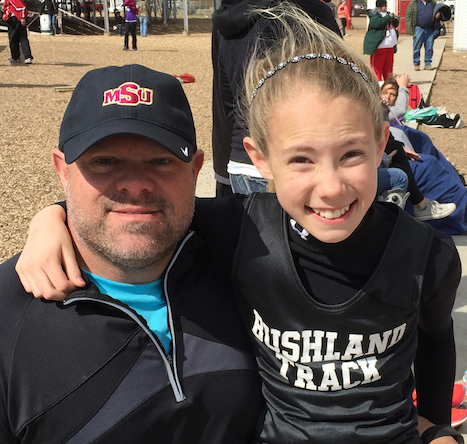
#> input picture Assignments/Program-03/kenzie_and_terry.png, 467 x 444 px
$ python image_editor_starter.py   (Python 2 division)   (older library calls are emulated)
#> lines starting #> are read from the running program, lines starting #| are printed output that depends on the picture
"""
http://effbot.org/imagingbook/image.htm
http://www.textfiles.com/art/
http://www.tutorialspoint.com/python/python_files_io.htm
"""

from PIL import Image
import os
import sys
from PIL import Image, ImageDraw, ImageFont, ImageFilter
import random


class ImageAscii(object):
    """
    This class privides some methods to convert images to ascii characters and also convert
    ascii to an image (of ascii characters).
    """

    def __init__(self,args={}):
        """
        Set up all necessary values to get us going.
        """
        self.args = args
        self.__process_file_names__(self.args)
        self.shrink_value = args.get('shrink_value','.10')
        self.ascii_width = args.get('ascii_width',300)
        self.font_name = args.get('font_name','Courier_New.ttf')
        self.font_size = args.get('font_size',16)
        self.font_gap = args.get('font_gap',.75)


    def img_to_ascii(self,image=None):
        """
        The ascii character set we use to replace pixels.
        The grayscale pixel values are 0-255.
        0 - 25 = '#' (darkest character)
        250-255 = '.' (lightest character)
        """
#> called with image = './kenzie_and_terry.png'
        ascii_chars = [ '#', 'A', '@', '%', 'S', '+', '<', '*', ':', ',', '.']
        uni_chars = [ u"\u263A", u"\u263A", u"\u263A", u"\u263A", u"\u263A", u"\u263A", u"\u263A", u"\u263A", u"\u263A", u"\u263A", u"\u263A"]


        self.args['file_name'] = image
        self.__process_file_names__(self.args)

        print(self.args['file_name'])

        img = Image.open(self.args['file_name'])
#> img is the input picture: PIL image 467x444 RGBA; mean R, G, B, A 99.2, 85.8, 78.3, 255

        img = self.__resize__(img)
#> in __resize__, `img = img.resize((self.ascii_width ,hsize), Image.ANTIALIAS)`:
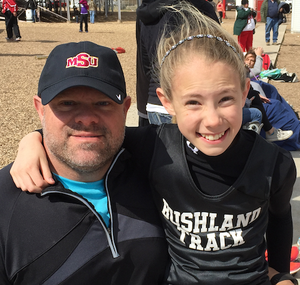
#> img: PIL image 300x285 RGBA; mean R, G, B, A 99.1, 85.8, 78.3, 255

        self.color_pixels = list(img.getdata())
#> self.color_pixels = 85500 items

        img = img.convert("L") # convert to grayscale
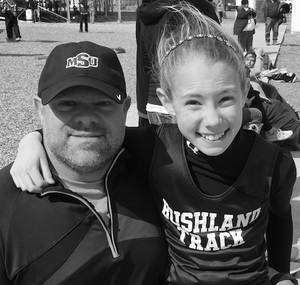
#> img: PIL image 300x285 L; min 0, max 255, mean 88.9

        # gets a list of 0-255 values
        all_pixels = list(img.getdata())
#> all_pixels = 85500 items

        # list to hold the ascii characters
        image_as_ascii = []
        for pixel_value in all_pixels:
            index = pixel_value / 25 # 0 - 10
            image_as_ascii.append(ascii_chars[index])
#> this loop made 85500 passes
#> (pixel_value, index) on passes 1 to 3: (99, 3), (247, 9), (233, 9)
#> after the loop, image_as_ascii = 85500 items

        # write the ascii chars to an output file
        raw_ascii_out = open(self.raw_ascii_name,"w")
        self.raw_ascii = ''
        image_as_ascii = ''.join(ch for ch in image_as_ascii)

        # this loops through the list a chunk (line) at a time where each
        # chunk is the width of the image
        for chunk in range(0, len(image_as_ascii), self.ascii_width):
            # if chunk = 0 and self.ascii_width = 500
            # the first loop would make line = [0:499]
            # the next loop would make line = [500:999]
            # and so on ...
            line = image_as_ascii[chunk:chunk+self.ascii_width]+"\n"

            # write data to a file
            raw_ascii_out.write(line.encode('utf8'))

            # keep copy of data within the object
            self.raw_ascii += line
#> this loop made 1 pass
#> after the loop, self.raw_ascii = ''

        return self.raw_ascii


    # [60 lines left out: function ascii_to_image, not called in this run]


    def __process_file_names__(self,args):
        """
        This method uses the args dictionary to set up all the necessary
        file names and paths to write output to. It's not as robust as it
        could be. For example I would like to pass in just a path name for
        the image-ascii-name and raw-ascii-name and have it use the original
        file name to write to those directorys.
        """

        self.input_file = args.get('file_name','')
        self.path_parts = self.__file_parts__(self.input_file)

        self.img_ascii_name = args.get('img_ascii_name',None)
        path_parts = self.__file_parts__(self.img_ascii_name)

        if not path_parts['full_path'] == '':
            self.img_ascii_name = path_parts['full_path']
        else:
            self.img_ascii_name = self.path_parts['path']+"/"+self.path_parts['name']+"-img-ascii"+'.jpg'

        self.raw_ascii_name = args.get('raw_ascii_name',None)
        path_parts = self.__file_parts__(self.raw_ascii_name)

        if not path_parts['full_path'] == '':
            self.raw_ascii_name = path_parts['full_path']
        else:
            self.raw_ascii_name = self.path_parts['path']+"/"+self.path_parts['name']+"-raw-ascii"+'.jpg'


    def __str__(self):
        return "[path: %s] , [name: %s] , [ext: %s] , [img ascii out: %s] , [raw ascii name: %s]" % (self.path_parts['path'] ,self.path_parts['name'] ,self.path_parts['ext'] ,self.img_ascii_name,self.raw_ascii_name)


    def __resize__(self,img):
        """
        This resizes the img while maintining aspect ratio. Keep in
        mind that not all images scale to ascii perfectly because of the
        large discrepancy between line height line width (characters are
        closer together horizontally then vertically)
        """

        wpercent = float(self.ascii_width / float(img.size[0]))
        hsize = int((float(img.size[1])*float(wpercent)))
        img = img.resize((self.ascii_width ,hsize), Image.ANTIALIAS)

        return img


    # [18 lines left out: functions __raw_to_list__, __print_error__, not called in this run]


    def __file_parts__(self,file):
        """
        This is a helper method to split up a path and send back
        all of it's pieces.
        """
        parts = {
            'path':'',
            'name':'',
            'ext':'',
            'file':'',
            'full_name':'',
            'full_path':''
            }
        if not file == "" and not file == None:
            parts['path'],parts['full_name'] = os.path.split(file)
            parts['name'],parts['ext'] = parts['full_name'].split('.')
            if not parts['path']:
                parts['path'] = './'
            parts['full_path'] = parts['path']+'/'+parts['name']+'.'+parts['ext']
        else:
            parts['path'] = ''
            parts['name'] = ''
            parts['ext'] = ''
            parts['file'] = ''
            parts['full_path'] = ''

        return parts

    # [9 lines left out: function __snap_color__, not called in this run]

if __name__=="__main__":
    args = {}

    args['file_name'] = "./kenzie_and_terry.png"
    ia = ImageAscii(args)
    # args['raw_ascii_name'] = "./text_ascii_images/kenzie_icecream.txt"
    # args['img_ascii_name'] = "./img_ascii_images/kenzie_icecream.jpg"
    # ia = ImageAscii(args)
#> (the run stopped early here; a loop or call above may not have finished)

$ run again, with Assignments/Program-03/flowers.jpg saved as Assignments/Program-03/kenzie_and_terry.png
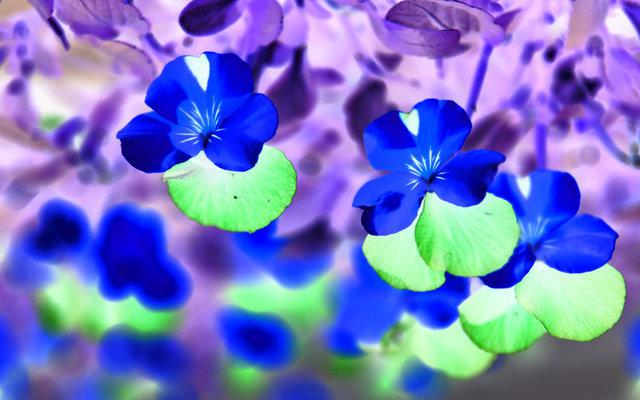
#> input picture Assignments/Program-03/flowers.jpg, 640 x 400 px
#> in img_to_ascii, img is the input picture: PIL image 640x400 RGB; mean R, G, B 114.8, 118.8, 197.1
#> in __resize__, `img = img.resize((self.ascii_width ,hsize), Image.ANTIALIAS)`:
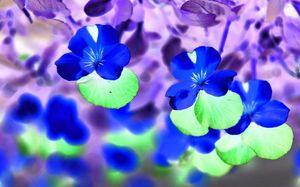
#> img: PIL image 300x187 RGB; mean R, G, B 114.8, 118.8, 197
#> self.color_pixels = 56100 items
#> in img_to_ascii, `img = img.convert("L")`:
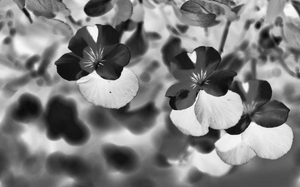
#> img: PIL image 300x187 L; min 8, max 250, mean 126.5
#> the loop in img_to_ascii, `for pixel_value in all_pixels:` made 56100 passes
#> (pixel_value, index) on passes 1 to 3: (135, 5), (170, 6), (172, 6)
#> the loop in img_to_ascii, `for chunk in range(0, len(image_as_ascii), self.ascii_width):` made 1 pass
#> after the loop in img_to_ascii, `for chunk in range(0, len(image_as_ascii), self.ascii_width):`: self.raw_ascii = ''

$ run again, with Assignments/Program-03/fruit2.jpg saved as Assignments/Program-03/kenzie_and_terry.png
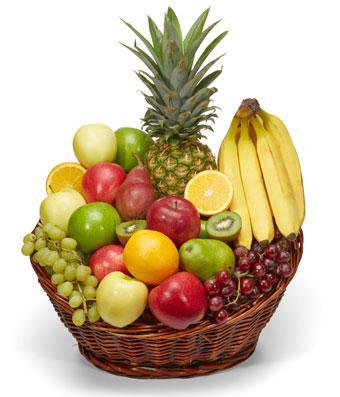
#> input picture Assignments/Program-03/fruit2.jpg, 340 x 397 px
#> in img_to_ascii, img is the input picture: PIL image 340x397 RGB; mean R, G, B 203.2, 184.5, 155.8
#> self.color_pixels = 105000 items
#> in img_to_ascii, `img = img.convert("L")`:
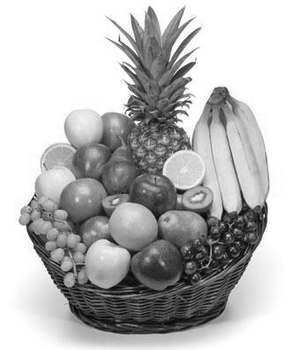
#> img: PIL image 300x350 L; min 6, max 255, mean 186.8
#> the loop in img_to_ascii, `for chunk in range(0, len(image_as_ascii), self.ascii_width):` made 1 pass
#> after the loop in img_to_ascii, `for chunk in range(0, len(image_as_ascii), self.ascii_width):`: self.raw_ascii = ''
